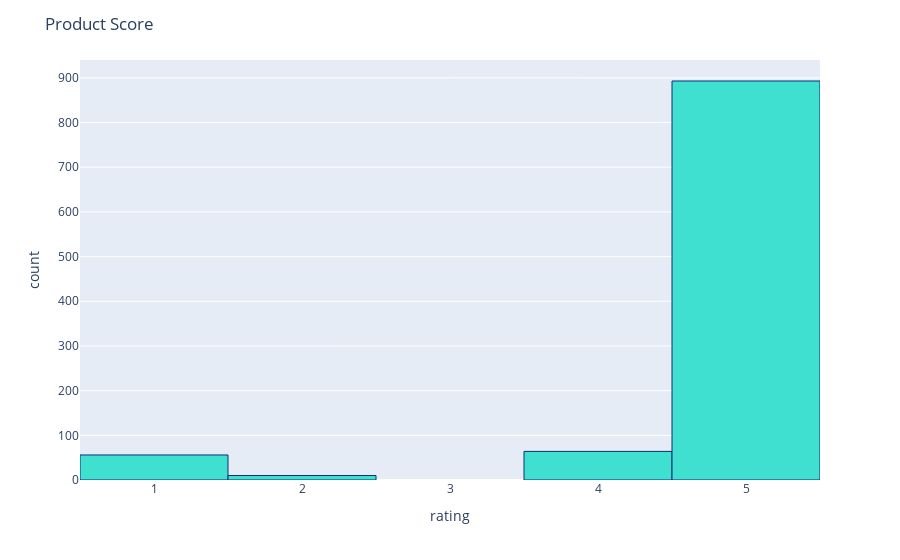

The notebook cell saved with this chart:
### Markdown cell above
## Plotting the ratings

### Code cell
# Product Scores
fig = px.histogram(df, x="rating")
fig.update_traces(marker_color="turquoise",marker_line_color='rgb(8,48,120)',
                  marker_line_width=1)
fig.update_layout(title_text='Product Score')
fig.show()

### Figure 1 — Plotly figure (JSON) as saved in the notebook; plotly's stock layout.template omitted (floating-point values rounded to 4 significant figures; data arrays with more than 128 entries replaced by an {"elided": "..."} marker saying what was removed)
{"data": [{"alignmentgroup": "True", "bingroup": "x", "hovertemplate": "rating=%{x}<br>count=%{y}<extra></extra>", "legendgroup": "", "marker": {"color": "turquoise", "line": {"color": "rgb(8,48,120)", "width": 1}, "pattern": {"shape": ""}}, "name": "", "offsetgroup": "", "orientation": "v", "showlegend": false, "type": "histogram", "x": {"elided": "1023 int values"}, "xaxis": "x", "yaxis": "y"}], "layout": {"barmode": "relative", "legend": {"tracegroupgap": 0}, "margin": {"t": 60}, "title": {"text": "Product Score"}, "xaxis": {"anchor": "y", "domain": [0, 1], "title": {"text": "rating"}}, "yaxis": {"anchor": "x", "domain": [0, 1], "title": {"text": "count"}}}}
